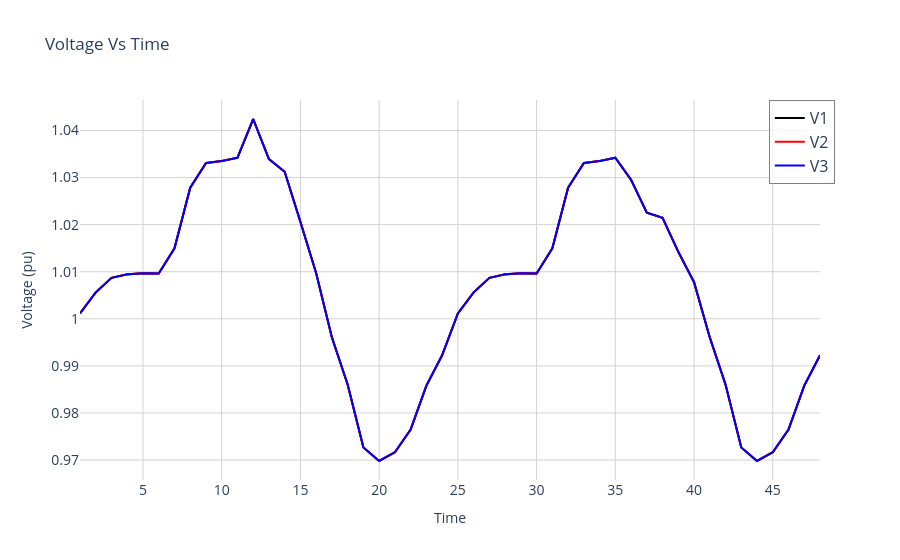
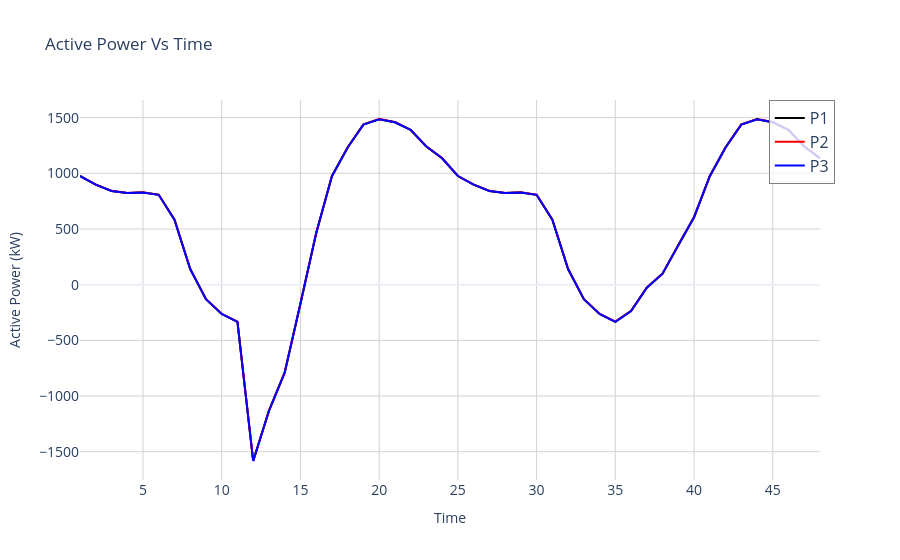
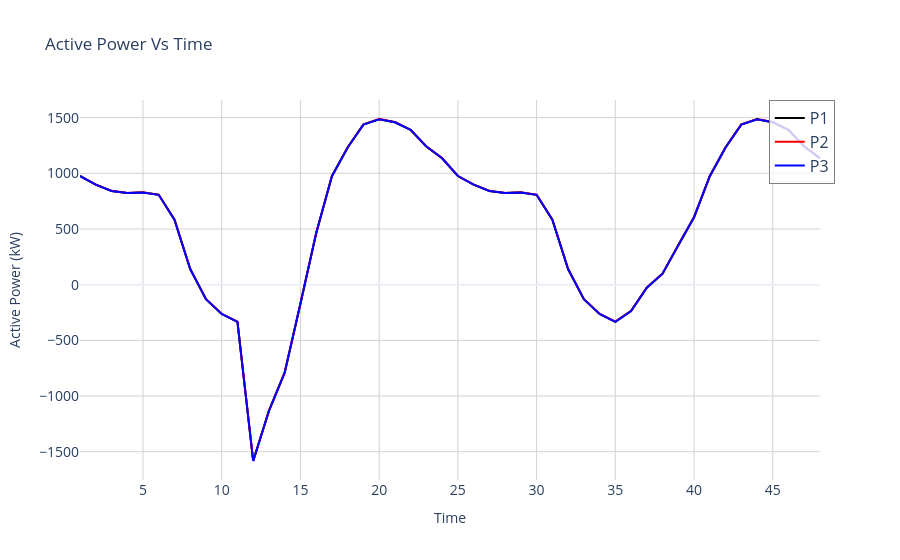

The cell these charts' notebook holds for them, in order:
### Code cell
#Linhas

line_df = dss_tools.model.lines_df
line_df['name'] = 'line.' + line_df['name']
num_phases = line_df.set_index("name")["phases"]
dss_tools.interactive_view.user_categorical_defined_settings.results = num_phases
dss_tools.interactive_view.user_categorical_defined_settings.color_map = {'3': ["3-phases", "blue"],
        '2': ["2-phases", "red"],
        '1': ["1-phase", "green"]}
dss_tools.interactive_view.circuit_plot(parameter="user categorical defined", title="My Phases")

#Gráfico interativo transformadores

dss_tools.interactive_view.vmag_vs_time("voltage_trf_5286833a", show=True)
dss_tools.interactive_view.p_vs_time("feeder", show=True)

### Figure 1 — Plotly figure (JSON) as saved in the notebook; plotly's stock layout.template omitted (floating-point values rounded to 4 significant figures)
{"data": [{"customdata": [["pu"], ["pu"], ["pu"], ["pu"], ["pu"], ["pu"], ["pu"], ["pu"], ["pu"], ["pu"], ["pu"], ["pu"], ["pu"], ["pu"], ["pu"], ["pu"], ["pu"], ["pu"], ["pu"], ["pu"], ["pu"], ["pu"], ["pu"], ["pu"], ["pu"], ["pu"], ["pu"], ["pu"], ["pu"], ["pu"], ["pu"], ["pu"], ["pu"], ["pu"], ["pu"], ["pu"], ["pu"], ["pu"], ["pu"], ["pu"], ["pu"], ["pu"], ["pu"], ["pu"], ["pu"], ["pu"], ["pu"], ["pu"]], "hovertemplate": "Hour: %{x}<br>Voltage: %{y:.4f} %{customdata[0]}<extra></extra>", "line": {"color": "black"}, "mode": "lines", "name": "V1", "type": "scatter", "x": [1.0, 2.0, 3.0, 4.0, 5.0, 6.0, 7.0, 8.0, 9.0, 10.0, 11.0, 12.0, 13.0, 14.0, 15.0, 16.0, 17.0, 18.0, 19.0, 20.0, 21.0, 22.0, 23.0, 24.0, 25.0, 26.0, 27.0, 28.0, 29.0, 30.0, 31.0, 32.0, 33.0, 34.0, 35.0, 36.0, 37.0, 38.0, 39.0, 40.0, 41.0, 42.0, 43.0, 44.0, 45.0, 46.0, 47.0, 48.0], "y": [1.001, 1.006, 1.009, 1.009, 1.01, 1.01, 1.015, 1.028, 1.033, 1.034, 1.034, 1.042, 1.034, 1.031, 1.021, 1.01, 0.996, 0.986, 0.9727, 0.9698, 0.9717, 0.9765, 0.9858, 0.9923, 1.001, 1.006, 1.009, 1.009, 1.01, 1.01, 1.015, 1.028, 1.033, 1.034, 1.034, 1.03, 1.023, 1.021, 1.014, 1.008, 0.996, 0.986, 0.9727, 0.9698, 0.9717, 0.9765, 0.9858, 0.9923]}, {"customdata": [["pu"], ["pu"], ["pu"], ["pu"], ["pu"], ["pu"], ["pu"], ["pu"], ["pu"], ["pu"], ["pu"], ["pu"], ["pu"], ["pu"], ["pu"], ["pu"], ["pu"], ["pu"], ["pu"], ["pu"], ["pu"], ["pu"], ["pu"], ["pu"], ["pu"], ["pu"], ["pu"], ["pu"], ["pu"], ["pu"], ["pu"], ["pu"], ["pu"], ["pu"], ["pu"], ["pu"], ["pu"], ["pu"], ["pu"], ["pu"], ["pu"], ["pu"], ["pu"], ["pu"], ["pu"], ["pu"], ["pu"], ["pu"]], "hovertemplate": "Hour: %{x}<br>Voltage: %{y:.4f} %{customdata[0]}<extra></extra>", "line": {"color": "red"}, "mode": "lines", "name": "V2", "type": "scatter", "x": [1.0, 2.0, 3.0, 4.0, 5.0, 6.0, 7.0, 8.0, 9.0, 10.0, 11.0, 12.0, 13.0, 14.0, 15.0, 16.0, 17.0, 18.0, 19.0, 20.0, 21.0, 22.0, 23.0, 24.0, 25.0, 26.0, 27.0, 28.0, 29.0, 30.0, 31.0, 32.0, 33.0, 34.0, 35.0, 36.0, 37.0, 38.0, 39.0, 40.0, 41.0, 42.0, 43.0, 44.0, 45.0, 46.0, 47.0, 48.0], "y": [1.001, 1.006, 1.009, 1.009, 1.01, 1.01, 1.015, 1.028, 1.033, 1.034, 1.034, 1.042, 1.034, 1.031, 1.021, 1.01, 0.996, 0.986, 0.9727, 0.9698, 0.9716, 0.9765, 0.9858, 0.9923, 1.001, 1.006, 1.009, 1.009, 1.01, 1.01, 1.015, 1.028, 1.033, 1.034, 1.034, 1.03, 1.023, 1.021, 1.014, 1.008, 0.996, 0.986, 0.9727, 0.9698, 0.9716, 0.9765, 0.9858, 0.9923]}, {"customdata": [["pu"], ["pu"], ["pu"], ["pu"], ["pu"], ["pu"], ["pu"], ["pu"], ["pu"], ["pu"], ["pu"], ["pu"], ["pu"], ["pu"], ["pu"], ["pu"], ["pu"], ["pu"], ["pu"], ["pu"], ["pu"], ["pu"], ["pu"], ["pu"], ["pu"], ["pu"], ["pu"], ["pu"], ["pu"], ["pu"], ["pu"], ["pu"], ["pu"], ["pu"], ["pu"], ["pu"], ["pu"], ["pu"], ["pu"], ["pu"], ["pu"], ["pu"], ["pu"], ["pu"], ["pu"], ["pu"], ["pu"], ["pu"]], "hovertemplate": "Hour: %{x}<br>Voltage: %{y:.4f} %{customdata[0]}<extra></extra>", "line": {"color": "blue"}, "mode": "lines", "name": "V3", "type": "scatter", "x": [1.0, 2.0, 3.0, 4.0, 5.0, 6.0, 7.0, 8.0, 9.0, 10.0, 11.0, 12.0, 13.0, 14.0, 15.0, 16.0, 17.0, 18.0, 19.0, 20.0, 21.0, 22.0, 23.0, 24.0, 25.0, 26.0, 27.0, 28.0, 29.0, 30.0, 31.0, 32.0, 33.0, 34.0, 35.0, 36.0, 37.0, 38.0, 39.0, 40.0, 41.0, 42.0, 43.0, 44.0, 45.0, 46.0, 47.0, 48.0], "y": [1.001, 1.006, 1.009, 1.009, 1.01, 1.01, 1.015, 1.028, 1.033, 1.033, 1.034, 1.042, 1.034, 1.031, 1.021, 1.01, 0.996, 0.986, 0.9726, 0.9698, 0.9716, 0.9765, 0.9858, 0.9923, 1.001, 1.006, 1.009, 1.009, 1.01, 1.01, 1.015, 1.028, 1.033, 1.033, 1.034, 1.03, 1.023, 1.021, 1.014, 1.008, 0.996, 0.986, 0.9726, 0.9698, 0.9716, 0.9765, 0.9858, 0.9923]}], "layout": {"legend": {"bgcolor": "rgba(255,255,255,0.8)", "bordercolor": "gray", "borderwidth": 1, "font": {"size": 16}, "x": 1.02, "xanchor": "right", "y": 1, "yanchor": "top"}, "showlegend": true, "title": {"text": "Voltage Vs Time"}, "xaxis": {"gridcolor": "lightgray", "showgrid": true, "tickfont": {"size": 14}, "title": {"text": "Time"}}, "yaxis": {"gridcolor": "lightgray", "showgrid": true, "tickfont": {"size": 14}, "title": {"text": "Voltage (pu)"}}}}

### Figure 2 — Plotly figure (JSON) as saved in the notebook; plotly's stock layout.template omitted (floating-point values rounded to 4 significant figures)
{"data": [{"hovertemplate": "Hour: %{x}<br>Active Power: %{y:.1f} kW<extra></extra>", "line": {"color": "black"}, "mode": "lines", "name": "P1", "type": "scatter", "x": [1.0, 2.0, 3.0, 4.0, 5.0, 6.0, 7.0, 8.0, 9.0, 10.0, 11.0, 12.0, 13.0, 14.0, 15.0, 16.0, 17.0, 18.0, 19.0, 20.0, 21.0, 22.0, 23.0, 24.0, 25.0, 26.0, 27.0, 28.0, 29.0, 30.0, 31.0, 32.0, 33.0, 34.0, 35.0, 36.0, 37.0, 38.0, 39.0, 40.0, 41.0, 42.0, 43.0, 44.0, 45.0, 46.0, 47.0, 48.0], "y": [976.0, 898.1, 841.9, 823.2, 828.0, 807.1, 583.9, 140.5, -130.2, -262.9, -333.8, -1583.0, -1134.0, -790.1, -171.4, 462.7, 974.2, 1233.0, 1438.0, 1486.0, 1459.0, 1390.0, 1240.0, 1135.0, 976.0, 898.1, 841.9, 823.2, 828.0, 807.1, 583.9, 140.5, -130.2, -262.9, -333.8, -236.9, -26.61, 98.72, 354.5, 605.7, 974.2, 1233.0, 1438.0, 1486.0, 1459.0, 1390.0, 1240.0, 1135.0]}, {"hovertemplate": "Hour: %{x}<br>Active Power: %{y:.1f} kW<extra></extra>", "line": {"color": "red"}, "mode": "lines", "name": "P2", "type": "scatter", "x": [1.0, 2.0, 3.0, 4.0, 5.0, 6.0, 7.0, 8.0, 9.0, 10.0, 11.0, 12.0, 13.0, 14.0, 15.0, 16.0, 17.0, 18.0, 19.0, 20.0, 21.0, 22.0, 23.0, 24.0, 25.0, 26.0, 27.0, 28.0, 29.0, 30.0, 31.0, 32.0, 33.0, 34.0, 35.0, 36.0, 37.0, 38.0, 39.0, 40.0, 41.0, 42.0, 43.0, 44.0, 45.0, 46.0, 47.0, 48.0], "y": [977.4, 899.3, 843.1, 824.4, 829.2, 808.3, 585.2, 141.8, -128.8, -261.4, -332.2, -1582.0, -1132.0, -788.4, -169.7, 464.4, 975.9, 1235.0, 1440.0, 1488.0, 1461.0, 1392.0, 1242.0, 1137.0, 977.4, 899.4, 843.1, 824.4, 829.2, 808.3, 585.2, 141.8, -128.8, -261.4, -332.2, -235.2, -24.84, 100.4, 356.2, 607.4, 975.9, 1235.0, 1440.0, 1488.0, 1461.0, 1392.0, 1242.0, 1137.0]}, {"hovertemplate": "Hour: %{x}<br>Active Power: %{y:.1f} kW<extra></extra>", "line": {"color": "blue"}, "mode": "lines", "name": "P3", "type": "scatter", "x": [1.0, 2.0, 3.0, 4.0, 5.0, 6.0, 7.0, 8.0, 9.0, 10.0, 11.0, 12.0, 13.0, 14.0, 15.0, 16.0, 17.0, 18.0, 19.0, 20.0, 21.0, 22.0, 23.0, 24.0, 25.0, 26.0, 27.0, 28.0, 29.0, 30.0, 31.0, 32.0, 33.0, 34.0, 35.0, 36.0, 37.0, 38.0, 39.0, 40.0, 41.0, 42.0, 43.0, 44.0, 45.0, 46.0, 47.0, 48.0], "y": [976.1, 898.1, 841.9, 823.2, 828.1, 807.1, 584.0, 140.5, -130.1, -262.9, -333.8, -1584.0, -1134.0, -790.1, -171.4, 462.8, 974.3, 1233.0, 1438.0, 1486.0, 1459.0, 1390.0, 1240.0, 1136.0, 976.1, 898.1, 841.9, 823.2, 828.1, 807.1, 583.9, 140.5, -130.1, -262.9, -333.8, -236.9, -26.55, 98.78, 354.6, 605.8, 974.3, 1233.0, 1438.0, 1486.0, 1459.0, 1390.0, 1240.0, 1136.0]}], "layout": {"legend": {"bgcolor": "rgba(255,255,255,0.8)", "bordercolor": "gray", "borderwidth": 1, "font": {"size": 16}, "x": 1.02, "xanchor": "right", "y": 1, "yanchor": "top"}, "showlegend": true, "title": {"text": "Active Power Vs Time"}, "xaxis": {"gridcolor": "lightgray", "showgrid": true, "tickfont": {"size": 14}, "title": {"text": "Time"}}, "yaxis": {"gridcolor": "lightgray", "showgrid": true, "tickfont": {"size": 14}, "title": {"text": "Active Power (kW)"}}}}

### Figure 3 — Plotly figure (JSON) as saved in the notebook; plotly's stock layout.template omitted (floating-point values rounded to 4 significant figures)
{"data": [{"hovertemplate": "Hour: %{x}<br>Active Power: %{y:.1f} kW<extra></extra>", "line": {"color": "black"}, "mode": "lines", "name": "P1", "type": "scatter", "x": [1.0, 2.0, 3.0, 4.0, 5.0, 6.0, 7.0, 8.0, 9.0, 10.0, 11.0, 12.0, 13.0, 14.0, 15.0, 16.0, 17.0, 18.0, 19.0, 20.0, 21.0, 22.0, 23.0, 24.0, 25.0, 26.0, 27.0, 28.0, 29.0, 30.0, 31.0, 32.0, 33.0, 34.0, 35.0, 36.0, 37.0, 38.0, 39.0, 40.0, 41.0, 42.0, 43.0, 44.0, 45.0, 46.0, 47.0, 48.0], "y": [976.0, 898.1, 841.9, 823.2, 828.0, 807.1, 583.9, 140.5, -130.2, -262.9, -333.8, -1583.0, -1134.0, -790.1, -171.4, 462.7, 974.2, 1233.0, 1438.0, 1486.0, 1459.0, 1390.0, 1240.0, 1135.0, 976.0, 898.1, 841.9, 823.2, 828.0, 807.1, 583.9, 140.5, -130.2, -262.9, -333.8, -236.9, -26.61, 98.72, 354.5, 605.7, 974.2, 1233.0, 1438.0, 1486.0, 1459.0, 1390.0, 1240.0, 1135.0]}, {"hovertemplate": "Hour: %{x}<br>Active Power: %{y:.1f} kW<extra></extra>", "line": {"color": "red"}, "mode": "lines", "name": "P2", "type": "scatter", "x": [1.0, 2.0, 3.0, 4.0, 5.0, 6.0, 7.0, 8.0, 9.0, 10.0, 11.0, 12.0, 13.0, 14.0, 15.0, 16.0, 17.0, 18.0, 19.0, 20.0, 21.0, 22.0, 23.0, 24.0, 25.0, 26.0, 27.0, 28.0, 29.0, 30.0, 31.0, 32.0, 33.0, 34.0, 35.0, 36.0, 37.0, 38.0, 39.0, 40.0, 41.0, 42.0, 43.0, 44.0, 45.0, 46.0, 47.0, 48.0], "y": [977.4, 899.3, 843.1, 824.4, 829.2, 808.3, 585.2, 141.8, -128.8, -261.4, -332.2, -1582.0, -1132.0, -788.4, -169.7, 464.4, 975.9, 1235.0, 1440.0, 1488.0, 1461.0, 1392.0, 1242.0, 1137.0, 977.4, 899.4, 843.1, 824.4, 829.2, 808.3, 585.2, 141.8, -128.8, -261.4, -332.2, -235.2, -24.84, 100.4, 356.2, 607.4, 975.9, 1235.0, 1440.0, 1488.0, 1461.0, 1392.0, 1242.0, 1137.0]}, {"hovertemplate": "Hour: %{x}<br>Active Power: %{y:.1f} kW<extra></extra>", "line": {"color": "blue"}, "mode": "lines", "name": "P3", "type": "scatter", "x": [1.0, 2.0, 3.0, 4.0, 5.0, 6.0, 7.0, 8.0, 9.0, 10.0, 11.0, 12.0, 13.0, 14.0, 15.0, 16.0, 17.0, 18.0, 19.0, 20.0, 21.0, 22.0, 23.0, 24.0, 25.0, 26.0, 27.0, 28.0, 29.0, 30.0, 31.0, 32.0, 33.0, 34.0, 35.0, 36.0, 37.0, 38.0, 39.0, 40.0, 41.0, 42.0, 43.0, 44.0, 45.0, 46.0, 47.0, 48.0], "y": [976.1, 898.1, 841.9, 823.2, 828.1, 807.1, 584.0, 140.5, -130.1, -262.9, -333.8, -1584.0, -1134.0, -790.1, -171.4, 462.8, 974.3, 1233.0, 1438.0, 1486.0, 1459.0, 1390.0, 1240.0, 1136.0, 976.1, 898.1, 841.9, 823.2, 828.1, 807.1, 583.9, 140.5, -130.1, -262.9, -333.8, -236.9, -26.55, 98.78, 354.6, 605.8, 974.3, 1233.0, 1438.0, 1486.0, 1459.0, 1390.0, 1240.0, 1136.0]}], "layout": {"legend": {"bgcolor": "rgba(255,255,255,0.8)", "bordercolor": "gray", "borderwidth": 1, "font": {"size": 16}, "x": 1.02, "xanchor": "right", "y": 1, "yanchor": "top"}, "showlegend": true, "title": {"text": "Active Power Vs Time"}, "xaxis": {"gridcolor": "lightgray", "showgrid": true, "tickfont": {"size": 14}, "title": {"text": "Time"}}, "yaxis": {"gridcolor": "lightgray", "showgrid": true, "tickfont": {"size": 14}, "title": {"text": "Active Power (kW)"}}}}
